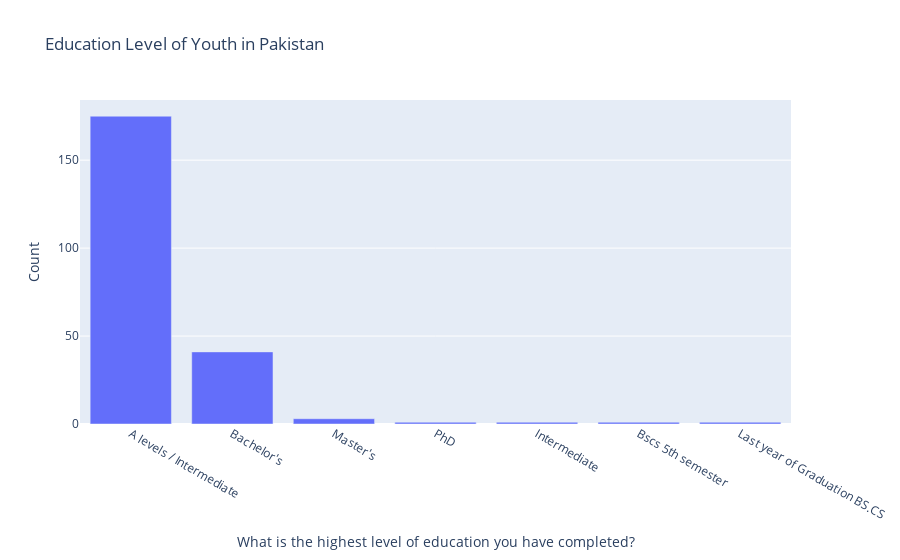

The notebook cell this image was saved under:
### Code cell
import pandas as pd
import numpy as np
import scipy.stats as stats
import plotly.express as px

# Assuming the DataFrame is loaded as df
# Question: Highest Level of Education Completed
education_counts = df['What is the highest level of education you have completed? '].value_counts()

# Plotting Bar Chart
fig = px.bar(education_counts, x=education_counts.index, y=education_counts.values,
             labels={'x': 'Education Level', 'y': 'Count'}, title="Education Level of Youth in Pakistan")
fig.show()

# Calculating Confidence Interval for Education Level (Assuming it's a numerical scale)
education_numeric = df['What is the highest level of education you have completed? '].map({
    'Primary': 1, 'Secondary': 2, 'Tertiary': 3, 'Undergraduate': 4, 'Postgraduate': 5
})

# Confidence Interval for the average education level
mean = education_numeric.mean()
std_dev = education_numeric.std()
n = len(education_numeric)
confidence_interval = stats.t.interval(0.95, n-1, loc=mean, scale=std_dev/np.sqrt(n))

# Output the Results
print(f"Confidence Interval for Education Level (95% CI): {confidence_interval}")

### Figure 1 — Plotly figure (JSON) as saved in the notebook; plotly's stock layout.template omitted (floating-point values rounded to 4 significant figures)
{"data": [{"alignmentgroup": "True", "hovertemplate": "What is the highest level of education you have completed? =%{x}<br>Count=%{y}<extra></extra>", "legendgroup": "", "marker": {"color": "#636efa", "pattern": {"shape": ""}}, "name": "", "offsetgroup": "", "orientation": "v", "showlegend": false, "textposition": "auto", "type": "bar", "x": ["A levels / Intermediate", "Bachelor's", "Master's", "PhD", "Intermediate", "Bscs 5th semester ", "Last year of Graduation BS.CS"], "xaxis": "x", "y": [175, 41, 3, 1, 1, 1, 1], "yaxis": "y"}], "layout": {"barmode": "relative", "legend": {"tracegroupgap": 0}, "title": {"text": "Education Level of Youth in Pakistan"}, "xaxis": {"anchor": "y", "domain": [0, 1], "title": {"text": "What is the highest level of education you have completed? "}}, "yaxis": {"anchor": "x", "domain": [0, 1], "title": {"text": "Count"}}}}
